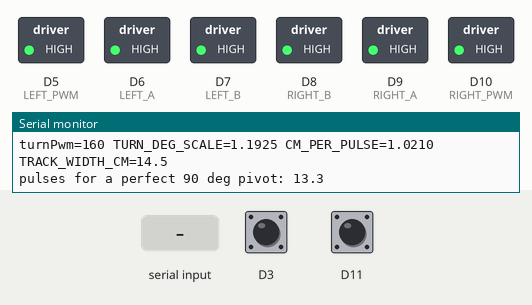
Bench run of a sketch on a simulated Arduino Zero (SAMD21). On the bench: switched loads named in the sketch (green lamp = pin HIGH), the last lines printed to the serial monitor. Dashed ring = blinking. Inputs (shaded band) come from the test bench; at power-on: D3 HIGH, D11 HIGH.

Above: at 1.2 s.
1.3 s: "a 450\n" received over Serial
At 2.5 s:
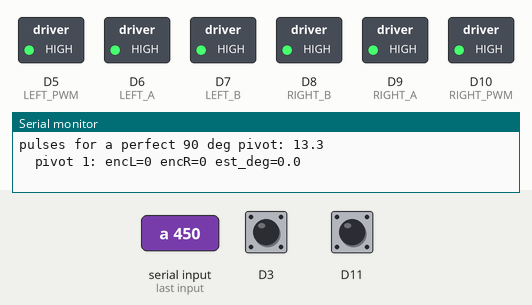
4.3 s: "1\n" received over Serial
7.3 s: "2\n" received over Serial
At 8.1 s:
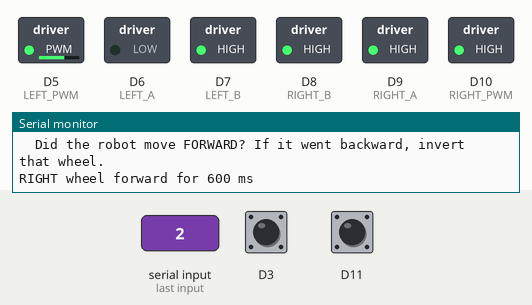
9.8 s: "f90\n" received over Serial
At 10.2 s:
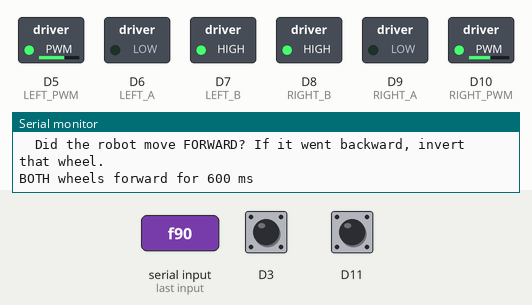
11.9 s: "l90\n" received over Serial
At 13.1 s:
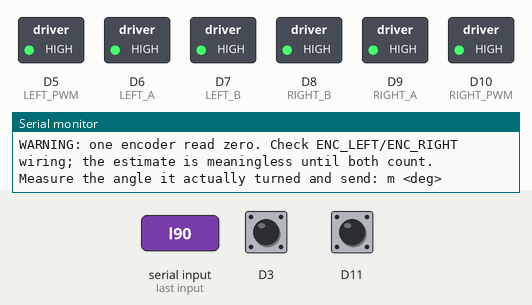
Timing chart, 0 to 14.4 s (numbered marks = the images above; inputs shaded):
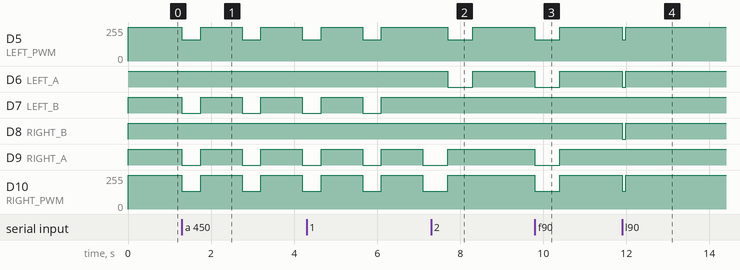

The sketch:

turn_calibration.ino
```cpp
// Measures how long a pivot has to run to cover 90 degrees, so TURN_90_MS in
// obstacle_avoidance_auto.ino can be set from a measurement instead of a guess.
//
// Pins, PWM and the right-wheel trim are copied from obstacle_avoidance_auto so the
// numbers this sketch produces apply to that sketch unchanged. Change TURN_PWM here
// only together with the one there: pivot speed and pivot duration are one setting.
//
// Serial commands (9600 baud, newline ending):
//   r            report the current settings
//   p <pwm>      set the pivot PWM (default 160, same as the avoider)
//   t <ms>       one right pivot of <ms>, reports encoder pulses and estimated degrees
//   l <ms>       same, pivoting left, to check the two directions match
//   a <ms>       four right pivots of <ms> with a pause between, for a 360 degree test
//   m <deg>      the angle YOU measured after the last run; prints the recommended
//                TURN_90_MS computed from it
//   e <deg>      closed-loop turn: pivot until the encoders say <deg>, then brake
//   s <scale>    set TURN_DEG_SCALE used by the estimate and by 'e'
//   1            run the LEFT wheel forward on its own for 600 ms
//   2            run the RIGHT wheel forward on its own for 600 ms
//   f            run both wheels forward for 600 ms
//
// Wiring check, do this first and before any timing work. Send '1': the left wheel
// should roll the robot forward. Send '2': the right wheel should too. A wheel that
// rolls it backward has its IN pair reversed, so set LEFT_INVERTED or RIGHT_INVERTED
// for that wheel here and in obstacle_avoidance_auto. Then 'f' should drive straight
// forward and 't 400' should pivot to the right.
//
// Procedure:
//   1. Put the robot on the floor it actually drives on and mark its heading, for
//      example by lining the chassis up with a floor tile edge or a strip of tape.
//   2. Send 'a 450'. The robot makes four 90 degree pivots. If TURN_90_MS were right
//      it would end up back on the mark.
//   3. Measure the angle it actually covered in total and send it, e.g. 'm 330'.
//   4. Flash the printed TURN_90_MS into obstacle_avoidance_auto.ino and repeat once
//      to confirm; a battery that has drained since the last run changes the answer.
//
// Run this with a freshly charged battery. A timed pivot is open loop, so the same
// milliseconds cover fewer degrees as the pack sags, and a value calibrated on a flat
// battery overshoots on a full one.

constexpr int LEFT_PWM = 5, LEFT_A = 6, LEFT_B = 7;
constexpr int RIGHT_PWM = 10, RIGHT_A = 9, RIGHT_B = 8;
constexpr float RIGHT_TRIM = 46800.0f / 55500.0f;

// Same wiring flags as obstacle_avoidance_auto; keep the two sketches in step or the
// milliseconds measured here describe a pivot the other one never makes.
constexpr bool MOTOR_SIDES_SWAPPED = true;
constexpr bool LEFT_INVERTED = false;
constexpr bool RIGHT_INVERTED = false;
constexpr int ENC_LEFT = MOTOR_SIDES_SWAPPED ? 3 : 11;
constexpr int ENC_RIGHT = MOTOR_SIDES_SWAPPED ? 11 : 3;
volatile uint16_t encLeftTicks = 0, encRightTicks = 0;

// Chassis geometry, same values as robotcurclerun and spin.
constexpr int DISK_SLOTS = 20;
constexpr float WHEEL_DIAMETER_CM = 6.5f;
constexpr float TRACK_WIDTH_CM = 14.5f;
constexpr float CM_PER_PULSE = 3.14159265f * WHEEL_DIAMETER_CM / DISK_SLOTS;

// Free-spinning wheels slip during a pivot, so the arc the encoders report is longer
// than the arc the chassis actually swept. This is the correction measured on this
// chassis in robotcurclerun (270 degrees commanded came out as 402.5). It only affects
// the printed estimate and the 'e' command; the 'm' recommendation uses your own
// measurement and is independent of it.
float TURN_DEG_SCALE = (360.0f / 270.0f) * (360.0f / 402.5f);

int turnPwm = 160; // matches TURN_PWM in obstacle_avoidance_auto.
unsigned long lastRunMs = 0;   // ms per pivot in the last run
int lastRunPivots = 0;         // how many pivots that run made

constexpr int BRAKE_PWM = 255; // matches obstacle_avoidance_auto; braking duty only.

void setWheel(int pwmPin, int aPin, int bPin, int value) {
  digitalWrite(aPin, value <= 0 ? HIGH : LOW);
  digitalWrite(bPin, value >= 0 ? HIGH : LOW);
  analogWrite(pwmPin, value == 0 ? BRAKE_PWM : abs(value)); // A=B=HIGH shorts the motor.
}

void drive(int left, int right) {
  if (LEFT_INVERTED) left = -left;
  if (RIGHT_INVERTED) right = -right;
  int chanA = MOTOR_SIDES_SWAPPED ? right : left;   // pins 5/6/7
  int chanB = MOTOR_SIDES_SWAPPED ? left : right;   // pins 10/9/8
  setWheel(LEFT_PWM, LEFT_A, LEFT_B, chanA);
  setWheel(RIGHT_PWM, RIGHT_A, RIGHT_B, int(chanB * RIGHT_TRIM));
}

void stopMotors() { drive(0, 0); }

void encoderLeftIsr() { encLeftTicks++; }
void encoderRightIsr() { encRightTicks++; }

void resetTicks() {
  noInterrupts();
  encLeftTicks = encRightTicks = 0;
  interrupts();
}

void readTicks(uint16_t &left, uint16_t &right) {
  noInterrupts();
  left = encLeftTicks; right = encRightTicks;
  interrupts();
}

// Both wheels sweep the same arc in a pivot, so the average of the two pulse counts is
// the arc length, and the angle is that arc over the pivot circle.
float degreesFromTicks(uint16_t left, uint16_t right) {
  float arcCm = (left + right) / 2.0f * CM_PER_PULSE;
  return arcCm * 360.0f / (3.14159265f * TRACK_WIDTH_CM) / TURN_DEG_SCALE;
}

void reportRun(const char *label, unsigned long ms, uint16_t left, uint16_t right) {
  Serial.print(label);
  Serial.print(" ms="); Serial.print(ms);
  Serial.print(" pwm="); Serial.print(turnPwm);
  Serial.print(" encL="); Serial.print(left);
  Serial.print(" encR="); Serial.print(right);
  Serial.print(" est_deg="); Serial.println(degreesFromTicks(left, right), 1);
  if (left == 0 || right == 0) {
    Serial.println("WARNING: one encoder read zero. Check ENC_LEFT/ENC_RIGHT wiring; "
                   "the estimate is meaningless until both count.");
  }
}

void pivot(unsigned long ms, bool right) {
  resetTicks();
  if (right) drive(turnPwm, -turnPwm);
  else drive(-turnPwm, turnPwm);
  delay(ms);
  stopMotors();
  delay(400); // let the chassis settle so the next run starts from rest
}

void singlePivot(unsigned long ms, bool right) {
  pivot(ms, right);
  uint16_t l, r;
  readTicks(l, r);
  lastRunMs = ms;
  lastRunPivots = 1;
  reportRun(right ? "pivot right" : "pivot left", ms, l, r);
  Serial.println("Measure the angle it actually turned and send: m <deg>");
}

// Four pivots of the same duration. One 90 degree pivot is hard to eyeball; a full
// circle is not, because the robot either lands back on its mark or it does not.
void fourPivots(unsigned long ms) {
  uint32_t totalLeft = 0, totalRight = 0;
  for (int i = 0; i < 4; i++) {
    pivot(ms, true);
    uint16_t l, r;
    readTicks(l, r);
    totalLeft += l; totalRight += r;
    Serial.print("  pivot "); Serial.print(i + 1);
    Serial.print(": encL="); Serial.print(l);
    Serial.print(" encR="); Serial.print(r);
    Serial.print(" est_deg="); Serial.println(degreesFromTicks(l, r), 1);
    delay(600);
  }
  lastRunMs = ms;
  lastRunPivots = 4;
  Serial.print("4 pivots of "); Serial.print(ms);
  Serial.print("ms: total est_deg=");
  Serial.println(degreesFromTicks(totalLeft / 4, totalRight / 4) * 4.0f, 1);
  Serial.println("Measure the TOTAL angle it covered and send: m <deg>  (360 = perfect)");
}

void recommend(float measuredDeg) {
  if (lastRunPivots == 0) { Serial.println("No run yet. Send 't <ms>' or 'a <ms>' first."); return; }
  if (measuredDeg <= 0.0f) { Serial.println("Measured angle must be > 0."); return; }

  float degPerPivot = measuredDeg / lastRunPivots;
  // Pivot angle is close enough to linear in time over a +-30% window, which is all
  // this correction ever spans; outside that, run the recommended value and measure
  // again rather than trusting one extrapolation.
  float recommended = lastRunMs * 90.0f / degPerPivot;
  Serial.print("measured "); Serial.print(degPerPivot, 1);
  Serial.print(" deg per pivot at "); Serial.print(lastRunMs); Serial.println("ms");
  Serial.print(">>> constexpr unsigned long TURN_90_MS = ");
  Serial.print((unsigned long)(recommended + 0.5f));
  Serial.println(";");
  Serial.print("    (keep RUN_PWM/TURN_PWM at "); Serial.print(turnPwm);
  Serial.println(" in obstacle_avoidance_auto.ino, or this value stops being valid)");
  if (recommended > lastRunMs * 1.3f || recommended < lastRunMs * 0.7f) {
    Serial.println("    That is a big jump. Re-run 'a <new value>' and measure again.");
  }
}

// Closed-loop pivot, for comparison: stops on encoder count rather than on the clock.
// Worth trying because 20 slots per wheel revolution is only about 8 degrees of pivot
// per pulse, so this is coarse, but unlike a timed pivot it does not drift with the
// battery.
void encoderTurn(float deg) {
  float arcCm = (deg * TURN_DEG_SCALE) / 360.0f * 3.14159265f * TRACK_WIDTH_CM;
  long targetPulses = (long)(arcCm / CM_PER_PULSE + 0.5f);
  Serial.print("encoder turn "); Serial.print(deg, 1);
  Serial.print(" deg -> target "); Serial.print(targetPulses); Serial.println(" pulses/wheel");

  resetTicks();
  drive(turnPwm, -turnPwm);
  unsigned long start = millis();
  uint16_t l = 0, r = 0;
  while (true) {
    readTicks(l, r);
    if ((l + r) / 2 >= targetPulses) break;
    if (millis() - start > 3000) { Serial.println("timeout: encoders never reached target"); break; }
  }
  stopMotors();
  delay(400);
  readTicks(l, r);
  reportRun("encoder turn", millis() - start, l, r);
}

void wheelTest(int left, int right, const char *label) {
  Serial.print(label); Serial.println(" forward for 600 ms");
  resetTicks();
  drive(left, right);
  delay(600);
  stopMotors();
  uint16_t l, r;
  readTicks(l, r);
  Serial.print("  encL="); Serial.print(l);
  Serial.print(" encR="); Serial.println(r);
  Serial.println("  Did the robot move FORWARD? If it went backward, invert that wheel.");
}

void report() {
  Serial.print("turnPwm="); Serial.print(turnPwm);
  Serial.print(" TURN_DEG_SCALE="); Serial.print(TURN_DEG_SCALE, 4);
  Serial.print(" CM_PER_PULSE="); Serial.print(CM_PER_PULSE, 4);
  Serial.print(" TRACK_WIDTH_CM="); Serial.println(TRACK_WIDTH_CM, 1);
  Serial.print("pulses for a perfect 90 deg pivot: ");
  Serial.println((90.0f * TURN_DEG_SCALE / 360.0f) * 3.14159265f * TRACK_WIDTH_CM / CM_PER_PULSE, 1);
}

void help() {
  Serial.println("commands: r | p <pwm> | t <ms> | l <ms> | a <ms> | m <deg> | e <deg> | s <scale>");
  Serial.println("wiring check: 1 = left wheel, 2 = right wheel, f = both, all forward");
}

void setup() {
  Serial.begin(9600);
  analogWriteResolution(8);

  pinMode(LEFT_PWM, OUTPUT); pinMode(LEFT_A, OUTPUT); pinMode(LEFT_B, OUTPUT);
  pinMode(RIGHT_PWM, OUTPUT); pinMode(RIGHT_A, OUTPUT); pinMode(RIGHT_B, OUTPUT);
  stopMotors();

  // Pull-ups before attachInterrupt: it carries an existing pull-up over but cannot
  // add one, and a floating encoder input retriggers off motor noise until the
  // interrupt storm starves the loop and the USB serial with it.
  pinMode(ENC_LEFT, INPUT_PULLUP);
  pinMode(ENC_RIGHT, INPUT_PULLUP);
  attachInterrupt(digitalPinToInterrupt(ENC_LEFT), encoderLeftIsr, RISING);
  attachInterrupt(digitalPinToInterrupt(ENC_RIGHT), encoderRightIsr, RISING);

  Serial.println("turn calibration ready");
  help();
  report();
}

void loop() {
  if (!Serial.available()) return;

  String line = Serial.readStringUntil('\n');
  line.trim();
  if (line.length() == 0) return;

  char cmd = line.charAt(0);
  float arg = line.length() > 1 ? line.substring(1).toFloat() : 0.0f;

  switch (cmd) {
    case 'r': report(); break;
    case '1': wheelTest(turnPwm, 0, "LEFT wheel"); break;
    case '2': wheelTest(0, turnPwm, "RIGHT wheel"); break;
    case 'f': wheelTest(turnPwm, turnPwm, "BOTH wheels"); break;
    case 'p':
      if (arg < 60 || arg > 255) { Serial.println("pwm out of range (60-255)"); break; }
      turnPwm = (int)arg; report(); break;
    case 't': if (arg > 0) singlePivot((unsigned long)arg, true); else Serial.println("need ms"); break;
    case 'l': if (arg > 0) singlePivot((unsigned long)arg, false); else Serial.println("need ms"); break;
    case 'a': if (arg > 0) fourPivots((unsigned long)arg); else Serial.println("need ms"); break;
    case 'm': recommend(arg); break;
    case 'e': if (arg > 0) encoderTurn(arg); else Serial.println("need deg"); break;
    case 's': if (arg > 0) { TURN_DEG_SCALE = arg; report(); } else Serial.println("need scale"); break;
    default: help(); break;
  }
}
```

Measured:
- after the input at 1.3 s, D5 (LEFT_PWM): alternates 255/255 for 1.0 s and 160/255 for 0.45 s, starting at once; D7 (LEFT_B), D9 (RIGHT_A): alternates HIGH for 1.0 s and LOW for 0.45 s, starting at once; D10 (RIGHT_PWM): alternates 255/255 for 1.0 s and 134/255 for 0.45 s, starting at once
- after the input at 7.3 s, D5 (LEFT_PWM): 255/255 → 160/255 after 0.40 s, → 255/255 0.60 s later; D6 (LEFT_A): HIGH → LOW after 0.40 s, → HIGH 0.60 s later
- after the input at 9.8 s, D5 (LEFT_PWM): 255/255 → 160/255 at once, → 255/255 0.60 s later; D6 (LEFT_A), D9 (RIGHT_A): HIGH → LOW at once, → HIGH 0.60 s later; D10 (RIGHT_PWM): 255/255 → 134/255 at once, → 255/255 0.60 s later
- after the input at 11.9 s, D5 (LEFT_PWM): 255/255 → 160/255 at once, → 255/255 0.09 s later; D6 (LEFT_A), D8 (RIGHT_B): HIGH → LOW at once, → HIGH 0.09 s later; D10 (RIGHT_PWM): 255/255 → 134/255 at once, → 255/255 0.09 s later
